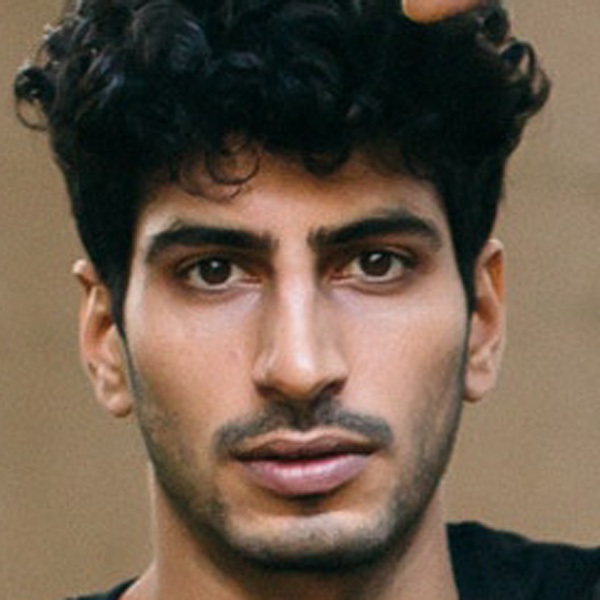
#> input picture dataset/real/real1.jpg, 600 x 600 px
$ python train.py
#> lines starting #> are read from the running program, lines starting #| are printed output that depends on the picture
import os
import cv2
import pickle
import numpy as np
from sklearn.metrics import classification_report
from sklearn.svm import SVC
from sklearn.model_selection import train_test_split
from sklearn.preprocessing import LabelEncoder
import joblib

# إعدادات
image_size = (100, 100)  # حجم الصور بعد التغيير
data_dir = "dataset"  # مجلد البيانات
classes = ['real', 'fake']  # الفئات التي نصنفها

X = []
y = []

# تحميل البيانات
for label in classes:
    folder_path = os.path.join(data_dir, label)
    for filename in os.listdir(folder_path):
        img_path = os.path.join(folder_path, filename)
        img = cv2.imread(img_path, cv2.IMREAD_GRAYSCALE)
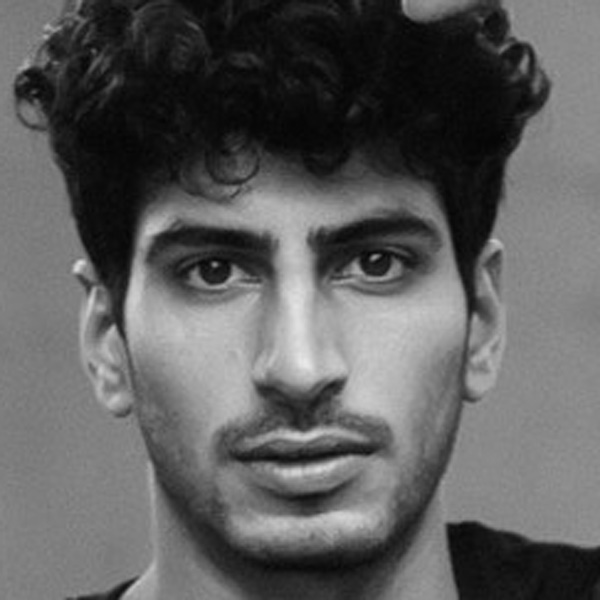
#> img: shape (600, 600); min 3, max 233, mean 93.3
        if img is not None:
            img = cv2.resize(img, image_size)
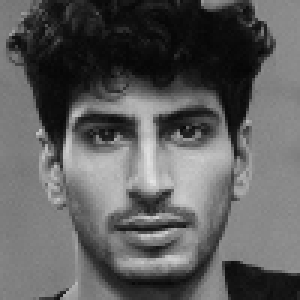
#> img: shape (100, 100) (shown 3 times larger); min 6, max 229, mean 93.5
            X.append(img.flatten())
            y.append(label)
#> pass 2 of the loop `for label in classes:`:
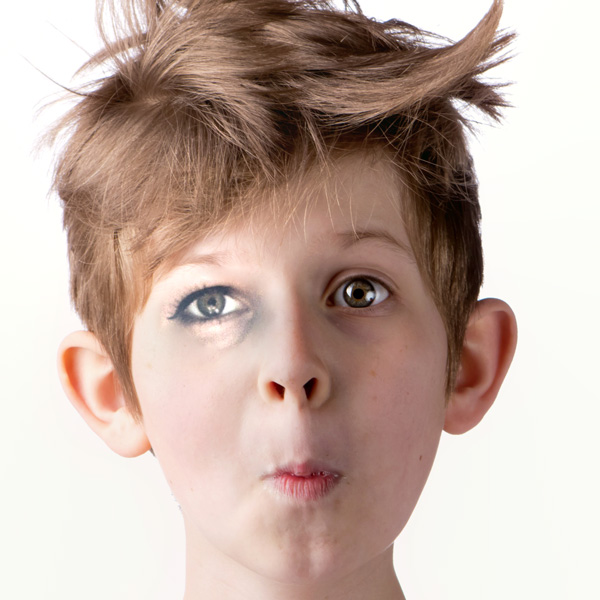
#> input picture dataset/fake/fake1.jpg, 600 x 600 px
#> `img = cv2.imread(img_path, cv2.IMREAD_GRAYSCALE)`:
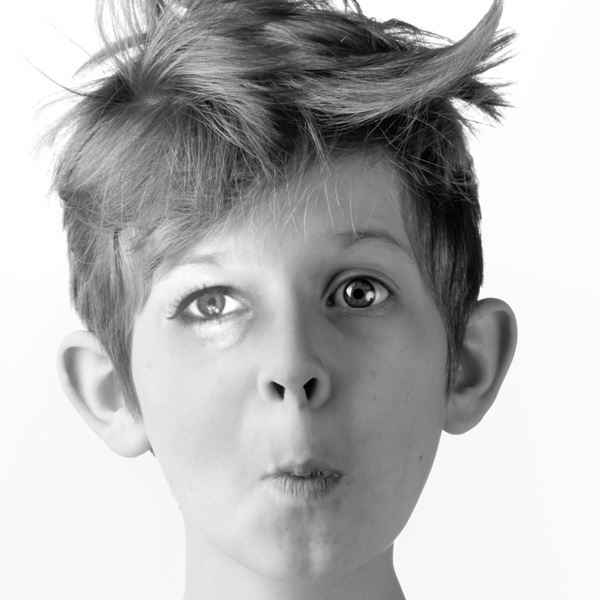
#> img: shape (600, 600); min 0, max 255, mean 181.8
#> `img = cv2.resize(img, image_size)`:
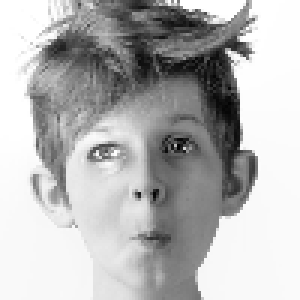
#> img: shape (100, 100) (shown 3 times larger); min 1, max 255, mean 181.9

X = np.array(X)
y = np.array(y)

# ترميز الفئات
label_encoder = LabelEncoder()
y_encoded = label_encoder.fit_transform(y)

# تقسيم البيانات
X_train, X_test, y_train, y_test = train_test_split(X, y_encoded, test_size=0.2, random_state=42)

# تدريب النموذج
model = SVC(kernel='linear')
model.fit(X_train, y_train)

# تقييم النموذج
#y_pred = model.predict(X_test)
#print("Classification Report:\n", classification_report(y_test, y_pred))

# حفظ النموذج
joblib.dump(model, "model.pkl")
joblib.dump(label_encoder, "label_encoder.pkl")

print("✅ تم حفظ النموذج والـ Label Encoder بنجاح.")

import os
import cv2
import pickle
import numpy as np
from sklearn.metrics import classification_report
from sklearn.svm import SVC
from sklearn.model_selection import train_test_split
from sklearn.preprocessing import LabelEncoder
import joblib

# إعدادات
image_size = (100, 100)  # حجم الصور بعد التغيير
data_dir = "dataset"  # مجلد البيانات
classes = ['real', 'fake']  # الفئات التي نصنفها

X = []
y = []

# تحميل البيانات
for label in classes:
    folder_path = os.path.join(data_dir, label)
    for filename in os.listdir(folder_path):
        img_path = os.path.join(folder_path, filename)
        img = cv2.imread(img_path, cv2.IMREAD_GRAYSCALE)
        if img is not None:
            img = cv2.resize(img, image_size)
            X.append(img.flatten())
            y.append(label)
#> pass 2 of the loop `for label in classes:`:

X = np.array(X)
y = np.array(y)

# ترميز الفئات
label_encoder = LabelEncoder()
y_encoded = label_encoder.fit_transform(y)

# تقسيم البيانات
X_train, X_test, y_train, y_test = train_test_split(X, y_encoded, test_size=0.2, random_state=42)

# تدريب النموذج
model = SVC(kernel='linear')
model.fit(X_train, y_train)

# تقييم النموذج
#y_pred = model.predict(X_test)
#print("Classification Report:\n", classification_report(y_test, y_pred))

# حفظ النموذج
joblib.dump(model, "model.pkl")
joblib.dump(label_encoder, "label_encoder.pkl")

print("✅ تم حفظ النموذج والـ Label Encoder بنجاح.")

# ========================== إضافة التنبؤ بصورة جديدة ==========================

# تحميل النموذج المحفوظ
model = joblib.load("model.pkl")
label_encoder = joblib.load("label_encoder.pkl")
